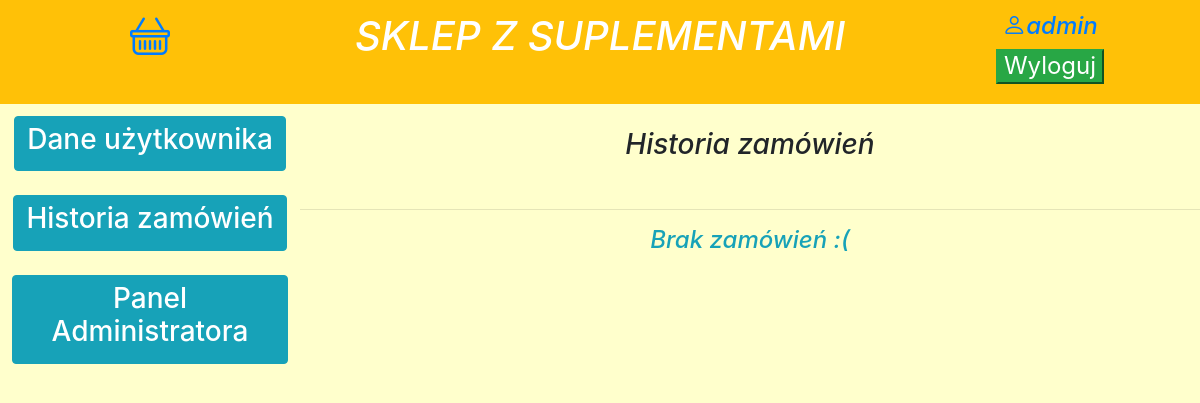
/historia_zamowien/ (signed in), run on an earlier commit of the app's database.
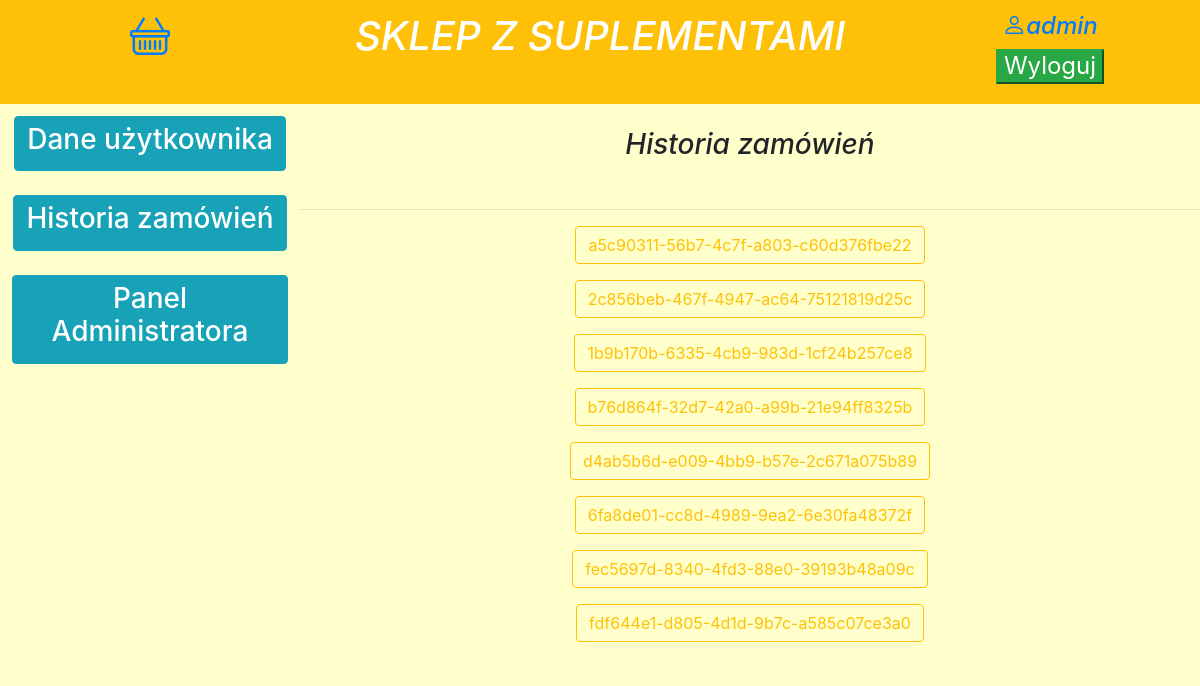
And on a later commit of the database.
### Main/models.py (models this page shows, shortened)
class Zamowienie(models.Model):
    id = models.UUIDField(default=uuid.uuid4, primary_key=True)
    imie = models.CharField(max_length=50)
    nazwisko = models.CharField(max_length=50)
    numer_telefonu = models.CharField(max_length=12)
    miasto = models.CharField(max_length=50)
    kod_pocztowy = models.CharField(max_length=50)
    koszyk = models.ForeignKey(Koszyk, on_delete=models.CASCADE, related_name='cart')
    zamowione = models.BooleanField(default=False)
    kwota = models.FloatField(default=100)
    data = models.DateTimeField(auto_now_add=True)
    zrealizowane = models.BooleanField(default=False)
    class Meta:
        verbose_name = "Zamówienie"
        verbose_name_plural = "Zamówienia"

### Main/views.py (the view)
# urls.py: path('historia_zamowien/', views.historia_zamowien, name="historia_zamowien"),
def historia_zamowien(request):
    orders = Zamowienie.objects.all()
    user_orders = []
    for order in orders:
        if order.koszyk.klient == request.user:
            user_orders.append(order)
    context = {"orders": user_orders}
    return render(request, 'historia_zamowien.html', context)

### Main/templates/historia_zamowien.html (shortened to what this page needs)
{% load static %}
<!DOCTYPE html>
<html lang="pl">
<head>
    {% load static %}
    <link rel="stylesheet" href="{% static 'css/bootstrap.min.css' %}">
    <link rel="stylesheet" href="{% static 'css/bootstrap.css' %}">
    <link rel="stylesheet" href="https://cdn.jsdelivr.net/npm/bootstrap-icons@1.5.0/font/bootstrap-icons.css">
</head>
<body>
    <div class="row font-italic text-white">
        <div class="col-3 bg-warning d-none d-md-block">
            <h1><a href="{% url 'koszyk' %}"><span class="bi-basket"></span></a></h1>
        </div>
        <div class="col-6 bg-warning d-none d-md-block">
            <h1><a class="text-white" href="{% url 'index' %}"> SKLEP Z SUPLEMENTAMI </a></h1>
        </div>
        <div class="col-3 bg-warning d-none d-md-block">
                <h4>
                    {% if request.user.is_anonymous %}
                        <h4><button class="btn-success"><a class="text-white" href="{% url 'wylogowanie' %}">Zaloguj</a></button></h4>
                    {% else %}
                        <a href="{% url 'profil' %}"><span class="bi-person">{{ request.user }}</span></a>
                        <h4><button class="btn-success"><a class="text-white" href="{% url 'wylogowanie' %}">Wyloguj</a></button></h4>
                    {% endif %}
                </h4>
        </div>
    </div>
    <div class="row font-italic">
        <div class="col-xs-4 col-sm-3">
            <a href="{% url 'profil' %}"><button class="btn btn-info"><h3>Dane użytkownika</h3></button></a><br><br>
            <a href="{% url 'historia_zamowien' %}"><button class="btn btn-info"><h3>Historia zamówień</h3></button></a>
            <br><br>
            {% if request.user.is_superuser %}
                <a href="{% url 'admin:index' %}"><button class="btn btn-info"><h3>Panel Administratora</h3></button></a>
            {% endif %}
        </div>
        <div class="col-xs-8 col-sm-9 container- bg-transparent">
            <br><h3 class="font-italic">Historia zamówień</h3><br><hr>
            {% if orders %}
                {% for order in orders %}
                    <p><a href="/historia_zamowien/{{ order.id }}" class="text-decoration-none">
                        <button type="button" class="btn btn-outline-warning">
                            {{ order.id }}
                        </button>
                    </a></p>
                {% endfor %}
            {% else %}
                <h4 class="font-italic text-info">Brak zamówień :(</h4>
            {% endif %}
        </div>
    </div>
</body>
</html>

What changed in the data, as far as the page shows it:
added Zamowienie: id "a5c90311-56b7-4c7f-a803-c60d376fbe22"
added Zamowienie: id "2c856beb-467f-4947-ac64-75121819d25c"
added Zamowienie: id "1b9b170b-6335-4cb9-983d-1cf24b257ce8"
added Zamowienie: id "b76d864f-32d7-42a0-a99b-21e94ff8325b"
added Zamowienie: id "d4ab5b6d-e009-4bb9-b57e-2c671a075b89"
added Zamowienie: id "6fa8de01-cc8d-4989-9ea2-6e30fa48372f"
added Zamowienie: id "fec5697d-8340-4fd3-88e0-39193b48a09c"
added Zamowienie: id "fdf644e1-d805-4d1d-9b7c-a585c07ce3a0"
Also different on the page:
text no longer shown: "Brak zamówień :("
